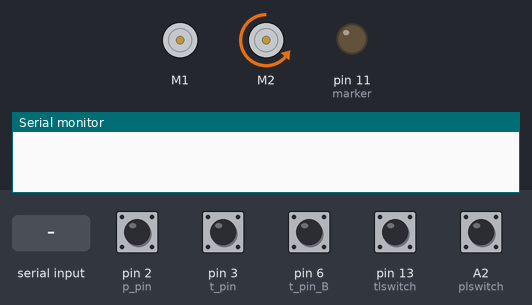
This sketch was run on a simulated Arduino Uno, built with avr-gcc and run on an emulated ATmega328P. Shown: 2 × DC motor (green arrow = forward, orange = backward, longer = faster), output pins drawn as LEDs (lit = HIGH), the last lines printed to the serial monitor. Inputs (shaded band) come from the test bench; at power-on: pin 2 (p_pin), pin 3 (t_pin), pin 6 (t_pin_B), pin 13 (tlswitch) HIGH, A2 (plswitch) LOW.

Above: at 0.8 s.
0.9 s: pin 13 (tlswitch) pulled LOW for 0.15 s
At 1.7 s:
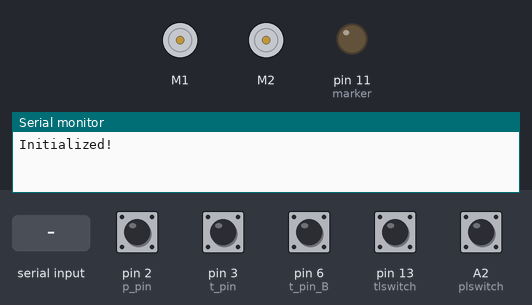
2.5 s: "90,45\n" received over Serial
At 4.0 s:
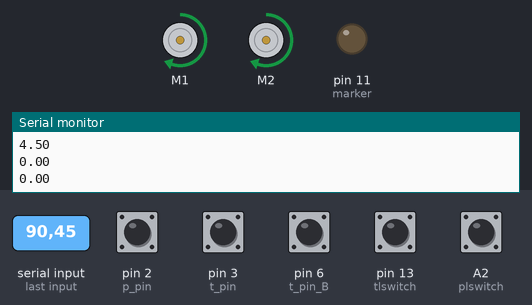
5.5 s: "5\n" received over Serial
At 7.3 s:
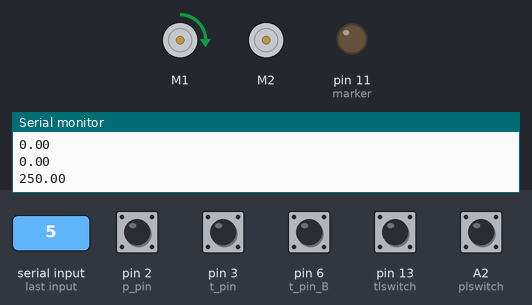
8.5 s: pin 3 (t_pin) pulled LOW for 0.15 s
At 9.5 s:
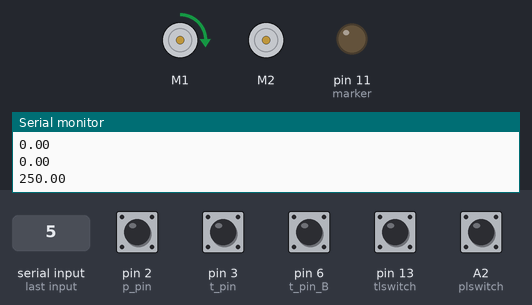
10.1 s: "30,150\n" received over Serial
At 12.2 s:
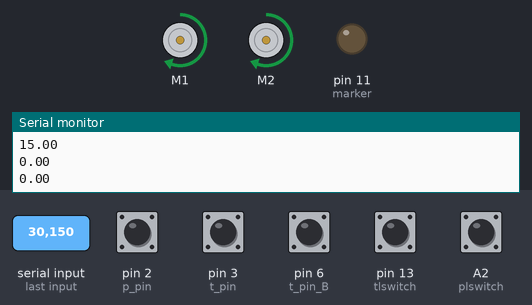
13.1 s: "200\n" received over Serial
At 14.4 s:
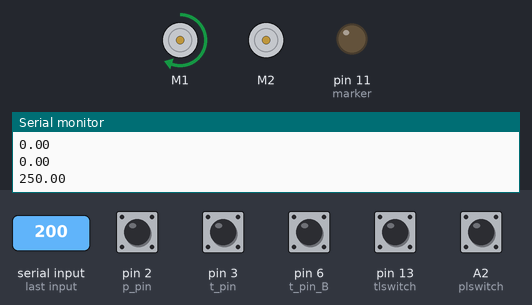
Timing chart, 0 to 16.1 s (numbered marks = the images above; inputs shaded):
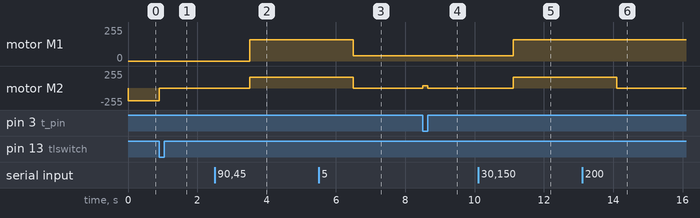

Measured:
- after the input at 0.9 s, motor M2: backward 191/255 → stopped at once
- after the input at 2.5 s, motor M1, motor M2: stopped → forward 159/255 after 1.0 s
- after the input at 5.5 s, motor M1: forward 159/255 → forward 41/255 after 1.0 s; motor M2: forward 159/255 → stopped after 1.0 s
- after the input at 8.5 s, motor M2: stopped → forward 32/255 at once, → stopped 0.15 s later
- after the input at 10.1 s, motor M1: forward 41/255 → forward 159/255 after 1.0 s; motor M2: stopped → forward 159/255 after 1.0 s
- after the input at 13.1 s, motor M2: forward 159/255 → stopped after 1.0 s

The sketch:

Integration_Mk4.ino
```cpp
#include "DualMC33926MotorShield.h"

#define p_pin 2
#define t_pin 3
#define p_pin_B 5
#define t_pin_B 6
#define pNum_ticks 720
#define tNum_ticks 1620
#define marker 11
#define tlswitch 13
#define plswitch A2

// Create the motor shield object with the default I2C address
DualMC33926MotorShield md;

// Encoder stuff (counters and ticks)
volatile int pCounter;
volatile int tCounter;

// For converting from encoder ticks to angles
const byte pDivider = pNum_ticks / 360.;
const float tDivider = tNum_ticks / 360.;

// Angle measures
float pAngle;
float tAngle;
float pTarget_angle;
float tTarget_angle;

// PySerial stuff
String incoming = "";
String panString = "";
String tiltString = "";

// Motor control
int maxVelocity = 250;
double pError_p;
double tError_p;
const float pkp = 130;
const float tkp = 230;

// Motor velocities
double pVelocity;
double tVelocity;

//marker control
double time;
long fireTime = 0;
int fireDelay = 2000;
boolean toFire = LOW;

void setup() {
  Serial.begin(9600);
  pinMode(p_pin, INPUT);
  pinMode(t_pin, INPUT);
  pinMode(p_pin_B, INPUT);
  pinMode(t_pin_B, INPUT);
  pinMode(marker, OUTPUT);
  pinMode(tlswitch, INPUT);
  // enable internal pullup resistors
  digitalWrite(p_pin, 1);
  digitalWrite(t_pin, 1);
  digitalWrite(p_pin_B, 1);
  digitalWrite(t_pin_B, 1);
  // using encoders with interrupts
  attachInterrupt(0, ISR_pan, CHANGE);
  attachInterrupt(1, ISR_tilt, CHANGE);
  // Start motor shield
  md.init();

  // Allow pan and tilt to hit our limit switches for zeroing
  boolean zero = LOW;
  boolean tzero = HIGH;
  boolean pzero = HIGH;
  while (!zero) {
    if (pzero) {
       md.setM1Speed(-300);
       pzero = digitalRead(plswitch);
    } else {
      md.setM1Speed(0);
    }
    if (tzero) {
       md.setM2Speed(-300);
       tzero = digitalRead(tlswitch);
    } else {
      md.setM2Speed(0);
    }
    if (!tzero && !pzero) {
      zero = HIGH;
    }
  }

  // Reset counters after zeroing
  pCounter=0;
  tCounter=0;

  //tell PySerial you're ready to go
  Serial.print("Initialized!");
}

void loop() {
  if (Serial.available() > 0) {
    // check for new data
    incoming = Serial.readString();
    // decode pan and tilt angles from serial
    panString = incoming.substring(0,3);
    tiltString = incoming.substring(3,6);
    pTarget_angle = panString.toInt() / 10.;
    tTarget_angle = tiltString.toInt() / 10.;

    // start fire timer
    fireTime = millis();
    toFire = HIGH;

    Serial.println(pTarget_angle);
    Serial.println(pAngle);
    Serial.println(pVelocity);
    Serial.println(tTarget_angle);
    Serial.println(tAngle);
    Serial.println(tVelocity);
  }


  // calculating angle from counters by scaling it
  pAngle = (pCounter % pNum_ticks) / pDivider;
  tAngle = (tCounter % tNum_ticks) / tDivider;

  // calculating and setting error terms
  pError_p = pTarget_angle - pAngle;
  tError_p = tTarget_angle - tAngle;

  // Calculating velocities and setting max and min thresholds
  pVelocity = pError_p*pkp;
  if (pVelocity > maxVelocity) {
    pVelocity = maxVelocity;
  }
  if (pVelocity < -maxVelocity) {
    pVelocity = -maxVelocity;
  }
  md.setM1Speed(pVelocity);

  tVelocity = tError_p*tkp;
  if (tVelocity > maxVelocity) {
    tVelocity = maxVelocity;
  }
  if (tVelocity < -maxVelocity) {
    tVelocity = -maxVelocity;
  }
  md.setM2Speed(tVelocity);

  time = millis();
  // If conditions are met, call fire() to fire the marker
  if ( (time-fireTime > fireDelay) && toFire) {
    toFire = LOW;
    fire();
  }
}

// Interrupt sequences to increment counters on CHANGE of encoder pins
void ISR_pan()
{
  if (digitalRead(p_pin) == digitalRead(p_pin_B)) {
    pCounter++;
  } else {
    pCounter--;
  }
}

void ISR_tilt()
{
  if (digitalRead(t_pin) == digitalRead(t_pin_B)) {
    tCounter++;
  } else {
    tCounter--;
  }
}

void fire()
{
  digitalWrite(marker, HIGH);
  delay(1);
  digitalWrite(marker, LOW);
}
```
